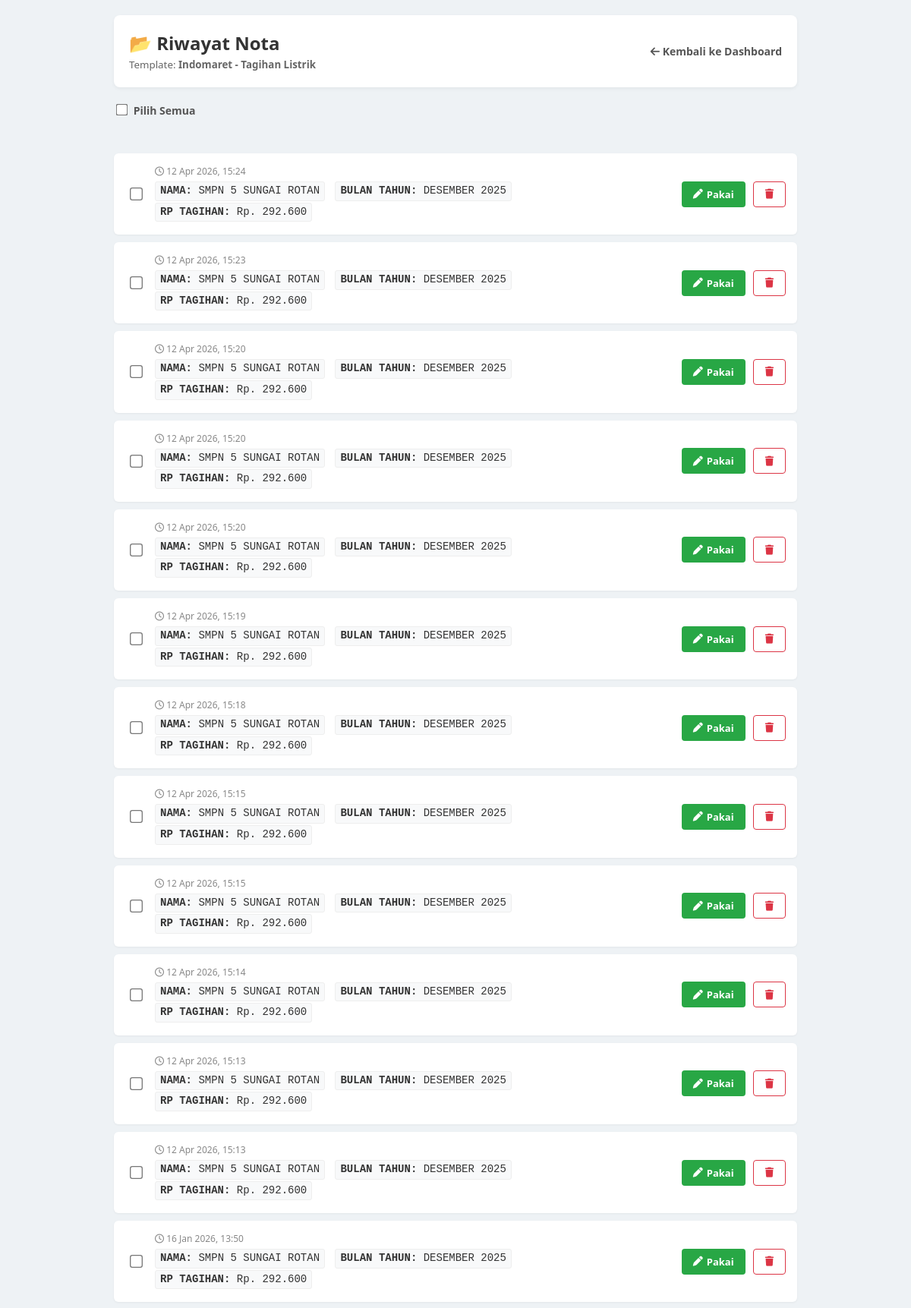
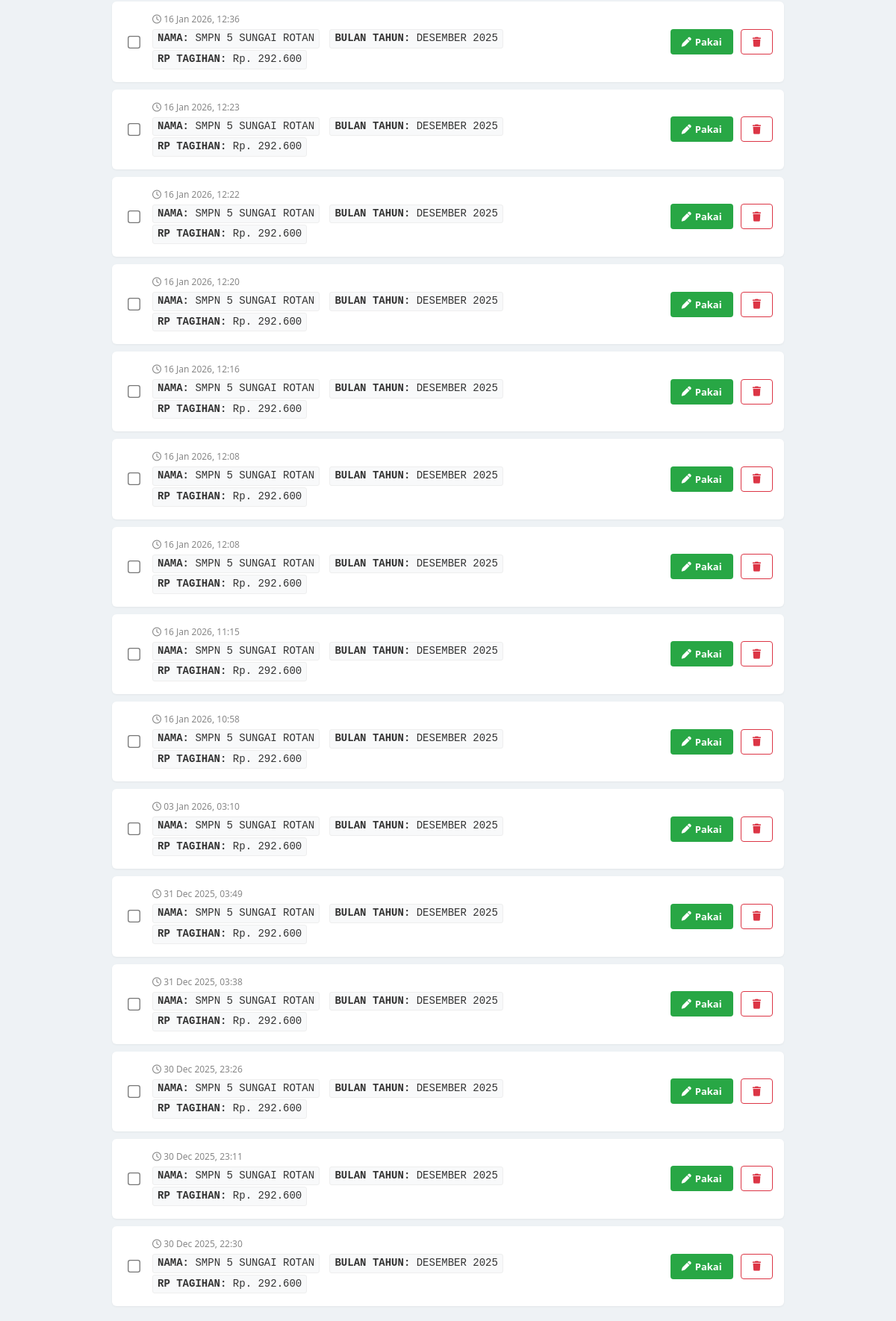
/saved-receipts.php?template_id=21, run on an earlier commit of the app's database (2 pictures, top to bottom).
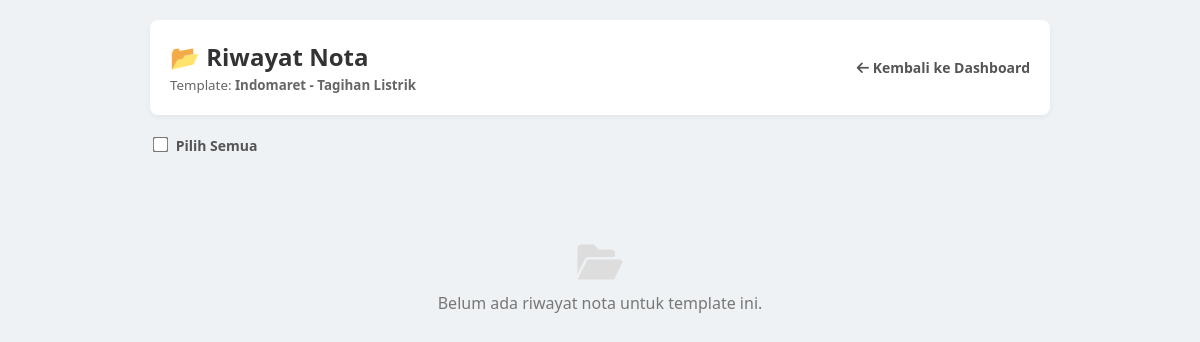
And on a later commit of the database.
### tables this page shows
CREATE TABLE receipts (
        id INTEGER PRIMARY KEY AUTOINCREMENT,
        template_id INTEGER NOT NULL,
        data TEXT NOT NULL,
        created_at DATETIME DEFAULT CURRENT_TIMESTAMP,
        FOREIGN KEY (template_id) REFERENCES templates(id) ON DELETE CASCADE
    );

### saved-receipts.php (the view, shortened to what this page needs)
<?php
require_once 'includes/functions.php';
$template_id = (int)$_GET['template_id'];
$stmt = $pdo->prepare("SELECT * FROM templates WHERE id = ?");
$stmt->execute([$template_id]);
$template = $stmt->fetch();
$stmt = $pdo->prepare("SELECT * FROM receipts WHERE template_id = ? ORDER BY created_at DESC");
$stmt->execute([$template_id]);
$receipts = $stmt->fetchAll();
?>
<!DOCTYPE html>
<html>
<head>
    <link href="https://cdnjs.cloudflare.com/ajax/libs/font-awesome/6.0.0/css/all.min.css" rel="stylesheet">
</head>
<body>
    <div class="container">
        <div class="header">
            <div>
                <h2>📂 Riwayat Nota</h2>
                <small style="color:#666;">Template: <b><?= htmlspecialchars($template['name']) ?></b></small>
            </div>
            <a href="index.php" class="btn-back"><i class="fas fa-arrow-left"></i> Kembali ke Dashboard</a>
        </div>
        <form method="POST" id="bulkForm">
            <div class="controls">
                <label class="select-all-label">
                    <input type="checkbox" id="selectAll" style="transform: scale(1.2); margin-right: 5px;"> Pilih Semua
                </label>
            </div>
            <div class="receipt-list">
                <?php if (empty($receipts)): ?>
                    <div class="empty">
                        <i class="fas fa-folder-open" style="font-size: 40px; margin-bottom: 10px; color: #ddd;"></i><br>
                        Belum ada riwayat nota untuk template ini.
                    </div>
                <?php else: ?>
                    <?php foreach ($receipts as $r): ?>
                        <?php
                            $data = json_decode($r['data'], true);
                            $preview_data = array_slice($data, 0, 3);
                        ?>
                        <div class="receipt-item">
                            <div class="chk-wrapper">
                                <input type="checkbox" name="bulk_ids[]" value="<?= $r['id'] ?>" class="chk-item">
                            </div>
                            <div class="receipt-info">
                                <div class="receipt-date">
                                    <i class="far fa-clock"></i> <?= date('d M Y, H:i', strtotime($r['created_at'])) ?>
                                </div>
                                <div class="receipt-summary">
                                    <?php foreach ($preview_data as $key => $val): ?>
                                        <span><b><?= strtoupper(str_replace('_',' ',$key)) ?>:</b> <?= htmlspecialchars(substr($val, 0, 25)) ?></span>
                                    <?php endforeach; ?>
                                </div>
                            </div>
                            <div class="actions">
                                <a href="print-preview.php?template_id=<?= $template_id ?>&load_receipt=<?= $r['id'] ?>" class="btn btn-use" title="Gunakan data ini lagi">
                                    <i class="fas fa-pen"></i> Pakai
                                </a>
                                <a href="saved-receipts.php?template_id=<?= $template_id ?>&delete_receipt=<?= $r['id'] ?>" class="btn btn-del" onclick="return confirm('Hapus satu nota ini?')" title="Hapus">
                                    <i class="fas fa-trash"></i>
                                </a>
                            </div>
                        </div>
                    <?php endforeach; ?>
                <?php endif; ?>
            </div>
        </form>
    </div>
</body>
</html>

What changed in the data, as far as the page shows it:
removed receipts: created_at "12 Apr 2026, 15:24", key "NAMA", data "SMPN 5 SUNGAI ROTAN", key "BULAN TAHUN", data "DESEMBER 2025", key "RP TAGIHAN", data "Rp. 292.600"
removed receipts: created_at "12 Apr 2026, 15:23", key "NAMA", data "SMPN 5 SUNGAI ROTAN", key "BULAN TAHUN", data "DESEMBER 2025", key "RP TAGIHAN", data "Rp. 292.600"
removed receipts: created_at "12 Apr 2026, 15:20", key "NAMA", data "SMPN 5 SUNGAI ROTAN", key "BULAN TAHUN", data "DESEMBER 2025", key "RP TAGIHAN", data "Rp. 292.600"
removed receipts: created_at "12 Apr 2026, 15:20", key "NAMA", data "SMPN 5 SUNGAI ROTAN", key "BULAN TAHUN", data "DESEMBER 2025", key "RP TAGIHAN", data "Rp. 292.600"
removed receipts: created_at "12 Apr 2026, 15:20", key "NAMA", data "SMPN 5 SUNGAI ROTAN", key "BULAN TAHUN", data "DESEMBER 2025", key "RP TAGIHAN", data "Rp. 292.600"
removed receipts: created_at "12 Apr 2026, 15:19", key "NAMA", data "SMPN 5 SUNGAI ROTAN", key "BULAN TAHUN", data "DESEMBER 2025", key "RP TAGIHAN", data "Rp. 292.600"
removed receipts: created_at "12 Apr 2026, 15:18", key "NAMA", data "SMPN 5 SUNGAI ROTAN", key "BULAN TAHUN", data "DESEMBER 2025", key "RP TAGIHAN", data "Rp. 292.600"
removed receipts: created_at "12 Apr 2026, 15:15", key "NAMA", data "SMPN 5 SUNGAI ROTAN", key "BULAN TAHUN", data "DESEMBER 2025", key "RP TAGIHAN", data "Rp. 292.600"
removed receipts: created_at "12 Apr 2026, 15:15", key "NAMA", data "SMPN 5 SUNGAI ROTAN", key "BULAN TAHUN", data "DESEMBER 2025", key "RP TAGIHAN", data "Rp. 292.600"
removed receipts: created_at "12 Apr 2026, 15:14", key "NAMA", data "SMPN 5 SUNGAI ROTAN", key "BULAN TAHUN", data "DESEMBER 2025", key "RP TAGIHAN", data "Rp. 292.600"
removed receipts: created_at "12 Apr 2026, 15:13", key "NAMA", data "SMPN 5 SUNGAI ROTAN", key "BULAN TAHUN", data "DESEMBER 2025", key "RP TAGIHAN", data "Rp. 292.600"
removed receipts: created_at "12 Apr 2026, 15:13", key "NAMA", data "SMPN 5 SUNGAI ROTAN", key "BULAN TAHUN", data "DESEMBER 2025", key "RP TAGIHAN", data "Rp. 292.600"
removed receipts: created_at "16 Jan 2026, 13:50", key "NAMA", data "SMPN 5 SUNGAI ROTAN", key "BULAN TAHUN", data "DESEMBER 2025", key "RP TAGIHAN", data "Rp. 292.600"
removed receipts: created_at "16 Jan 2026, 12:36", key "NAMA", data "SMPN 5 SUNGAI ROTAN", key "BULAN TAHUN", data "DESEMBER 2025", key "RP TAGIHAN", data "Rp. 292.600"
removed receipts: created_at "16 Jan 2026, 12:23", key "NAMA", data "SMPN 5 SUNGAI ROTAN", key "BULAN TAHUN", data "DESEMBER 2025", key "RP TAGIHAN", data "Rp. 292.600"
removed receipts: created_at "16 Jan 2026, 12:22", key "NAMA", data "SMPN 5 SUNGAI ROTAN", key "BULAN TAHUN", data "DESEMBER 2025", key "RP TAGIHAN", data "Rp. 292.600"
removed receipts: created_at "16 Jan 2026, 12:20", key "NAMA", data "SMPN 5 SUNGAI ROTAN", key "BULAN TAHUN", data "DESEMBER 2025", key "RP TAGIHAN", data "Rp. 292.600"
removed receipts: created_at "16 Jan 2026, 12:16", key "NAMA", data "SMPN 5 SUNGAI ROTAN", key "BULAN TAHUN", data "DESEMBER 2025", key "RP TAGIHAN", data "Rp. 292.600"
removed receipts: created_at "16 Jan 2026, 12:08", key "NAMA", data "SMPN 5 SUNGAI ROTAN", key "BULAN TAHUN", data "DESEMBER 2025", key "RP TAGIHAN", data "Rp. 292.600"
removed receipts: created_at "16 Jan 2026, 12:08", key "NAMA", data "SMPN 5 SUNGAI ROTAN", key "BULAN TAHUN", data "DESEMBER 2025", key "RP TAGIHAN", data "Rp. 292.600"
removed receipts: created_at "16 Jan 2026, 11:15", key "NAMA", data "SMPN 5 SUNGAI ROTAN", key "BULAN TAHUN", data "DESEMBER 2025", key "RP TAGIHAN", data "Rp. 292.600"
removed receipts: created_at "16 Jan 2026, 10:58", key "NAMA", data "SMPN 5 SUNGAI ROTAN", key "BULAN TAHUN", data "DESEMBER 2025", key "RP TAGIHAN", data "Rp. 292.600"
removed receipts: created_at "03 Jan 2026, 03:10", key "NAMA", data "SMPN 5 SUNGAI ROTAN", key "BULAN TAHUN", data "DESEMBER 2025", key "RP TAGIHAN", data "Rp. 292.600"
removed receipts: created_at "31 Dec 2025, 03:49", key "NAMA", data "SMPN 5 SUNGAI ROTAN", key "BULAN TAHUN", data "DESEMBER 2025", key "RP TAGIHAN", data "Rp. 292.600"
removed receipts: created_at "31 Dec 2025, 03:38", key "NAMA", data "SMPN 5 SUNGAI ROTAN", key "BULAN TAHUN", data "DESEMBER 2025", key "RP TAGIHAN", data "Rp. 292.600"
removed receipts: created_at "30 Dec 2025, 23:26", key "NAMA", data "SMPN 5 SUNGAI ROTAN", key "BULAN TAHUN", data "DESEMBER 2025", key "RP TAGIHAN", data "Rp. 292.600"
removed receipts: created_at "30 Dec 2025, 23:11", key "NAMA", data "SMPN 5 SUNGAI ROTAN", key "BULAN TAHUN", data "DESEMBER 2025", key "RP TAGIHAN", data "Rp. 292.600"
removed receipts: created_at "30 Dec 2025, 22:30", key "NAMA", data "SMPN 5 SUNGAI ROTAN", key "BULAN TAHUN", data "DESEMBER 2025", key "RP TAGIHAN", data "Rp. 292.600"
Also different on the page:
text now shown: "Belum ada riwayat nota untuk template ini."
